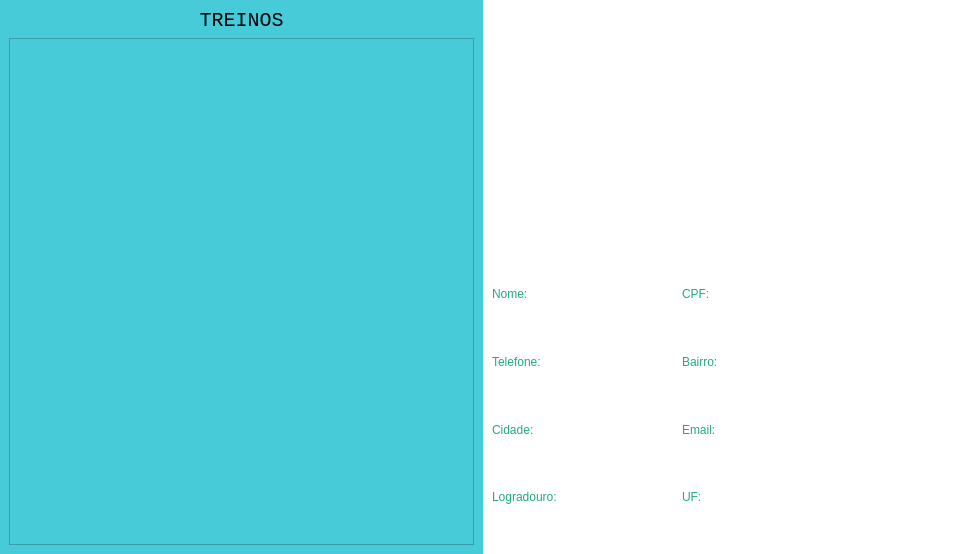
<?xml version="1.0" encoding="UTF-8"?>
<ui version="4.0">
 <class>teladeusuario</class>
 <widget class="QWidget" name="teladeusuario">
  <property name="geometry">
   <rect>
    <x>0</x>
    <y>0</y>
    <width>966</width>
    <height>554</height>
   </rect>
  </property>
  <property name="windowTitle">
   <string>Form</string>
  </property>
  <layout class="QHBoxLayout" name="horizontalLayout">
   <property name="spacing">
    <number>0</number>
   </property>
   <property name="leftMargin">
    <number>0</number>
   </property>
   <property name="topMargin">
    <number>0</number>
   </property>
   <property name="rightMargin">
    <number>0</number>
   </property>
   <property name="bottomMargin">
    <number>0</number>
   </property>
   <item>
    <widget class="QWidget" name="widget" native="true">
     <property name="styleSheet">
      <string notr="true">background-color:#47cbd9
</string>
     </property>
     <layout class="QVBoxLayout" name="verticalLayout">
      <item>
       <widget class="QLabel" name="label">
        <property name="font">
         <font>
          <family>Consolas</family>
          <pointsize>15</pointsize>
         </font>
        </property>
        <property name="focusPolicy">
         <enum>Qt::NoFocus</enum>
        </property>
        <property name="layoutDirection">
         <enum>Qt::LeftToRight</enum>
        </property>
        <property name="styleSheet">
         <string notr="true">text-align: center;</string>
        </property>
        <property name="text">
         <string>TREINOS</string>
        </property>
        <property name="alignment">
         <set>Qt::AlignCenter</set>
        </property>
       </widget>
      </item>
      <item>
       <widget class="QListView" name="listView"/>
      </item>
     </layout>
    </widget>
   </item>
   <item>
    <widget class="QWidget" name="widget_2" native="true">
     <property name="styleSheet">
      <string notr="true">background-color:#fff</string>
     </property>
     <layout class="QVBoxLayout" name="verticalLayout_2">
      <item>
       <layout class="QHBoxLayout" name="horizontalLayout_2">
        <property name="bottomMargin">
         <number>1</number>
        </property>
        <item>
         <spacer name="horizontalSpacer">
          <property name="orientation">
           <enum>Qt::Horizontal</enum>
          </property>
          <property name="sizeHint" stdset="0">
           <size>
            <width>40</width>
            <height>20</height>
           </size>
          </property>
         </spacer>
        </item>
        <item>
         <widget class="QLabel" name="icon_default">
          <property name="sizePolicy">
           <sizepolicy hsizetype="Preferred" vsizetype="Preferred">
            <horstretch>0</horstretch>
            <verstretch>0</verstretch>
           </sizepolicy>
          </property>
          <property name="minimumSize">
           <size>
            <width>200</width>
            <height>0</height>
           </size>
          </property>
          <property name="text">
           <string/>
          </property>
         </widget>
        </item>
        <item>
         <spacer name="horizontalSpacer_2">
          <property name="orientation">
           <enum>Qt::Horizontal</enum>
          </property>
          <property name="sizeHint" stdset="0">
           <size>
            <width>40</width>
            <height>20</height>
           </size>
          </property>
         </spacer>
        </item>
       </layout>
      </item>
      <item>
       <widget class="QWidget" name="widget_3" native="true">
        <layout class="QGridLayout" name="gridLayout">
         <property name="leftMargin">
          <number>0</number>
         </property>
         <property name="topMargin">
          <number>0</number>
         </property>
         <property name="rightMargin">
          <number>0</number>
         </property>
         <property name="bottomMargin">
          <number>0</number>
         </property>
         <item row="4" column="0" colspan="2">
          <widget class="QLabel" name="texto_nome">
           <property name="text">
            <string/>
           </property>
          </widget>
         </item>
         <item row="8" column="2" colspan="2">
          <widget class="QLabel" name="label_email">
           <property name="styleSheet">
            <string notr="true">color: #20ab7d</string>
           </property>
           <property name="text">
            <string>Email:</string>
           </property>
          </widget>
         </item>
         <item row="9" column="0" colspan="2">
          <widget class="QLabel" name="texto_cidade">
           <property name="maximumSize">
            <size>
             <width>400</width>
             <height>50</height>
            </size>
           </property>
           <property name="text">
            <string/>
           </property>
          </widget>
         </item>
         <item row="8" column="0">
          <widget class="QLabel" name="label_cidade">
           <property name="maximumSize">
            <size>
             <width>50</width>
             <height>50</height>
            </size>
           </property>
           <property name="styleSheet">
            <string notr="true">color:#20ab7d</string>
           </property>
           <property name="text">
            <string>Cidade:</string>
           </property>
          </widget>
         </item>
         <item row="10" column="0">
          <widget class="QLabel" name="label_logradouro">
           <property name="maximumSize">
            <size>
             <width>80</width>
             <height>50</height>
            </size>
           </property>
           <property name="styleSheet">
            <string notr="true">color: #20ab7d</string>
           </property>
           <property name="text">
            <string>Logradouro:</string>
           </property>
          </widget>
         </item>
         <item row="11" column="0" colspan="2">
          <widget class="QLabel" name="texto_logradouro">
           <property name="maximumSize">
            <size>
             <width>400</width>
             <height>50</height>
            </size>
           </property>
           <property name="text">
            <string/>
           </property>
          </widget>
         </item>
         <item row="9" column="2" colspan="3">
          <widget class="QLabel" name="texto_email">
           <property name="text">
            <string/>
           </property>
          </widget>
         </item>
         <item row="6" column="2">
          <widget class="QLabel" name="label_bairro">
           <property name="maximumSize">
            <size>
             <width>50</width>
             <height>50</height>
            </size>
           </property>
           <property name="styleSheet">
            <string notr="true">color:#20ab7d</string>
           </property>
           <property name="text">
            <string>Bairro:</string>
           </property>
          </widget>
         </item>
         <item row="10" column="2">
          <widget class="QLabel" name="label_uf">
           <property name="maximumSize">
            <size>
             <width>25</width>
             <height>50</height>
            </size>
           </property>
           <property name="styleSheet">
            <string notr="true">color:#20ab7d</string>
           </property>
           <property name="text">
            <string>UF:</string>
           </property>
          </widget>
         </item>
         <item row="4" column="2" colspan="3">
          <widget class="QLabel" name="texto_cpf">
           <property name="text">
            <string/>
           </property>
          </widget>
         </item>
         <item row="7" column="0" colspan="2">
          <widget class="QLabel" name="texto_telefone">
           <property name="text">
            <string/>
           </property>
          </widget>
         </item>
         <item row="3" column="0">
          <widget class="QLabel" name="label_nome">
           <property name="maximumSize">
            <size>
             <width>50</width>
             <height>50</height>
            </size>
           </property>
           <property name="layoutDirection">
            <enum>Qt::LeftToRight</enum>
           </property>
           <property name="styleSheet">
            <string notr="true">color:#20ab7d
</string>
           </property>
           <property name="text">
            <string>Nome:</string>
           </property>
           <property name="alignment">
            <set>Qt::AlignLeading|Qt::AlignLeft|Qt::AlignVCenter</set>
           </property>
          </widget>
         </item>
         <item row="6" column="0">
          <widget class="QLabel" name="label_telefone">
           <property name="maximumSize">
            <size>
             <width>70</width>
             <height>50</height>
            </size>
           </property>
           <property name="styleSheet">
            <string notr="true">color:#20ab7d</string>
           </property>
           <property name="text">
            <string>Telefone:</string>
           </property>
          </widget>
         </item>
         <item row="7" column="2" colspan="3">
          <widget class="QLabel" name="texto_bairro">
           <property name="text">
            <string/>
           </property>
          </widget>
         </item>
         <item row="11" column="2">
          <widget class="QLabel" name="texto_uf">
           <property name="text">
            <string/>
           </property>
          </widget>
         </item>
         <item row="3" column="2">
          <widget class="QLabel" name="label_cpf">
           <property name="maximumSize">
            <size>
             <width>50</width>
             <height>50</height>
            </size>
           </property>
           <property name="styleSheet">
            <string notr="true">color:#20ab7d</string>
           </property>
           <property name="text">
            <string>CPF:</string>
           </property>
          </widget>
         </item>
        </layout>
       </widget>
      </item>
     </layout>
    </widget>
   </item>
  </layout>
 </widget>
 <resources/>
 <connections/>
</ui>
